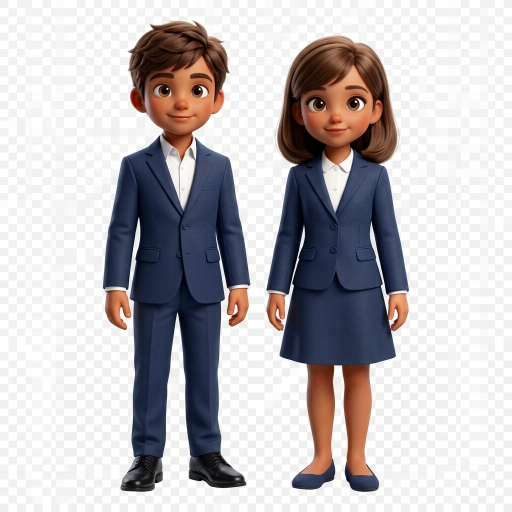
#> input picture art/characters-source.jpeg, 1024 x 1024 px, found by its file name (shown at 1/2 size)
$ python make_characters.py
#> lines starting #> are read from the running program, lines starting #| are printed output that depends on the picture; after the words box and inside, x2 and y2 are one past the last pixel; in counts of white or black regions, pixels touching at a corner belong together
"""Cuts the boy/girl out of art/characters-source.jpeg and recolours ONLY the navy clothes for each costume.
Run:  python tools/make_characters.py   (needs: pip install pillow numpy scipy)"""
import numpy as np
from PIL import Image
from scipy import ndimage as ndi

SRC, OUT, SCALE = "art/characters-source.jpeg", "public/characters", 0.6
a = np.asarray(Image.open(SRC).convert("RGB")).astype(float) / 255
mx, mn = a.max(2), a.min(2)
light = (mx > 0.78) & ((mx - mn) / (mx + 1e-6) < 0.13)       # fake-checkerboard background
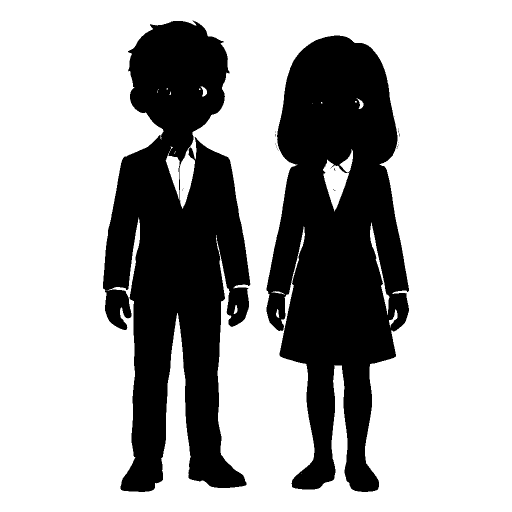
#> light: shape (1024, 1024) bool (shown at 1/2 size); 68% white; 22 black regions (20 under 20 px), largest, box (x1, y1, x2, y2) and area: (206, 41, 501, 984) 168541, (533, 71, 818, 984) 166619
lab, _ = ndi.label(light)
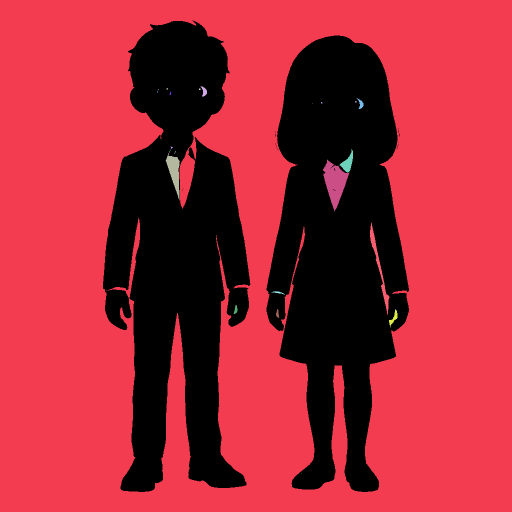
#> lab: shape (1024, 1024) int32 (shown at 1/2 size); 35 distinct labels, from 0 to 34; one colour per label, 0 black
edge = set(np.unique(np.concatenate([lab[0], lab[-1], lab[:, 0], lab[:, -1]]))) - {0}
#> edge = 1 item
fg = ~np.isin(lab, list(edge))                                  # everything not connected to the border
#> fg: shape (1024, 1024) bool; 32.6% white; 20 white regions (18 under 20 px), largest, box (x1, y1, x2, y2) and area: (533, 71, 818, 984) 171494, (206, 41, 501, 984) 170085
fg = ndi.binary_closing(fg, np.ones((3, 3)), iterations=7)      # rescues white cuffs
#> fg: shape (1024, 1024) bool; 33.2% white; 2 white regions, box (x1, y1, x2, y2) and area: (206, 41, 501, 984) 175175, (533, 71, 818, 984) 173241
fg = ndi.binary_fill_holes(fg)
#> fg: shape (1024, 1024) bool; 33.4% white; 2 white regions, box (x1, y1, x2, y2) and area: (206, 41, 501, 984) 176720, (533, 71, 818, 984) 173241
fg = ndi.binary_erosion(ndi.binary_opening(fg, iterations=1), iterations=1)
#> fg: shape (1024, 1024) bool; 32.8% white; 2 white regions, box (x1, y1, x2, y2) and area: (207, 42, 500, 983) 173729, (534, 72, 817, 983) 170608
alpha = ndi.gaussian_filter(fg.astype(float), 0.8)

# (dark colour, light colour) the navy shading is mapped between
OUTFITS = {
    "school": None,
    "labcoat": ((165, 178, 198), (255, 255, 255)),
    "astronaut": ((150, 55, 10), (255, 150, 40)),
    "engineer": ((140, 120, 0), (255, 225, 40)),
    "inventor": ((15, 90, 60), (70, 205, 135)),
    "hero": ((70, 30, 130), (175, 115, 245)),
}
CROPS = {"boy": (152, 0, 518), "girl": (475, 518, 1024)}        # (crop x0, keep-from-x, keep-to-x)
Y0, Y1, W = 30, 995, 400
sheet = Image.new("RGBA", (int(W * SCALE) * 6, int((Y1 - Y0) * SCALE) * 2), (200, 210, 230, 255))
for r, (g, (x0, kx0, kx1)) in enumerate(CROPS.items()):
    keep = np.zeros_like(alpha); keep[:, kx0:kx1] = 1
    al = (alpha * keep)[Y0:Y1, x0:x0 + W]
    rgb = a[Y0:Y1, x0:x0 + W]
    # lighter skin (matches the costume art): shift the average skin colour, keep the shading
    sk = np.clip((rgb.max(2) - 0.45) / 0.15, 0, 1) * ((rgb[..., 0] > rgb[..., 1]) & (rgb[..., 1] > rgb[..., 2]) & (rgb[..., 0] - rgb[..., 2] > 0.10))
    sk = ndi.gaussian_filter(sk, 0.7) * (al > 0.2)
    if sk.sum() > 50:
        mean = (rgb * sk[..., None]).sum((0, 1)) / sk.sum()
        rgb = np.clip(rgb + (np.array([238, 186, 152]) / 255 - mean) * sk[..., None], 0, 1)
    rr, gg, bb = rgb[..., 0], rgb[..., 1], rgb[..., 2]
    w = np.clip((bb - rr - 0.02) / 0.1, 0, 1) * (rgb.max(2) < 0.7)   # how "navy" each pixel is
    lum = np.clip((rgb.max(2) - 0.08) / 0.5, 0, 1)[..., None]
    for c, (o, cols) in enumerate(OUTFITS.items()):
        out = rgb
        if cols:
            d, l = np.array(cols[0]) / 255, np.array(cols[1]) / 255
            out = rgb * (1 - w[..., None]) + (d * (1 - lum) + l * lum) * w[..., None]
        img = Image.fromarray(np.dstack([(out * 255).astype("uint8"), (al * 255).astype("uint8")]), "RGBA")
        img = img.resize((int(W * SCALE), int((Y1 - Y0) * SCALE)), Image.LANCZOS)
        img.save(f"{OUT}/{g}-{o}.png", optimize=True)
        sheet.alpha_composite(img, (c * img.width, r * img.height))
#> this loop made 2 passes
#> mean on passes 1 to 2: [0.735, 0.463, 0.332], [0.713, 0.451, 0.326]
#> pass 1, `rgb = a[Y0:Y1, x0:x0 + W]`:
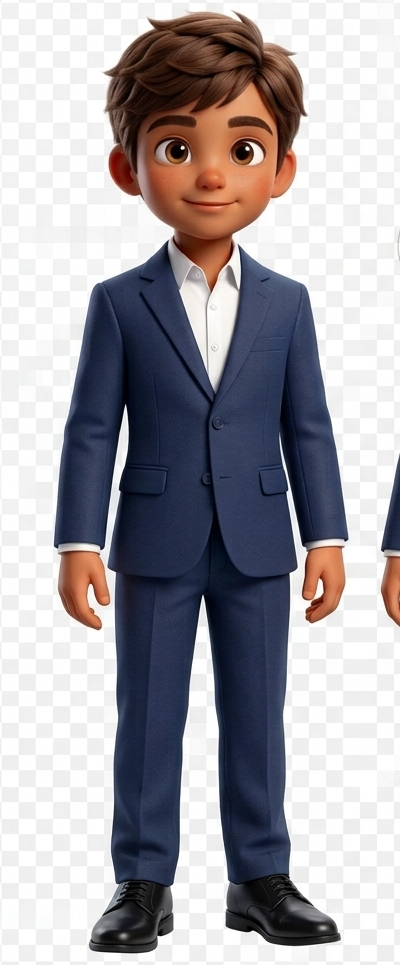
#> rgb: shape (965, 400, 3) float64; mean R, G, B 0.651, 0.639, 0.658
#> after the loop:
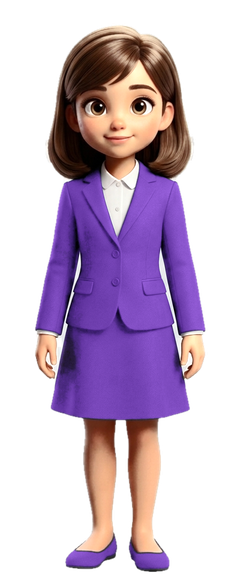
#> img: PIL image 240x579 RGBA; mean R, G, B, A 62.8, 43.8, 64.7, 112.7; transparent parts drawn white
#> after the loop:
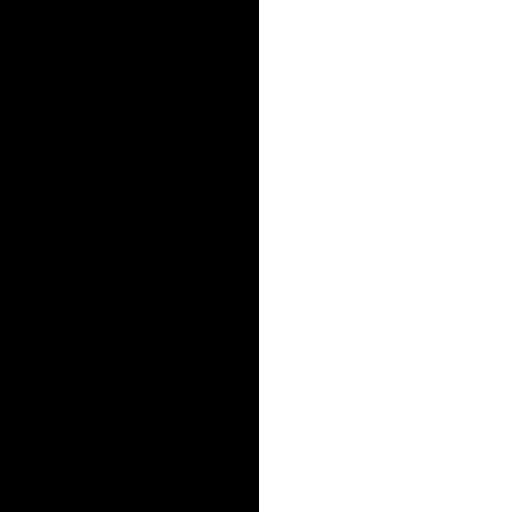
#> keep: shape (1024, 1024) float64 (shown at 1/2 size); values 0 (black) and 1 (white), 49.4% white; 1 white region, box (x1, y1, x2, y2) and area: (518, 0, 1024, 1024) 518144
#> after the loop:
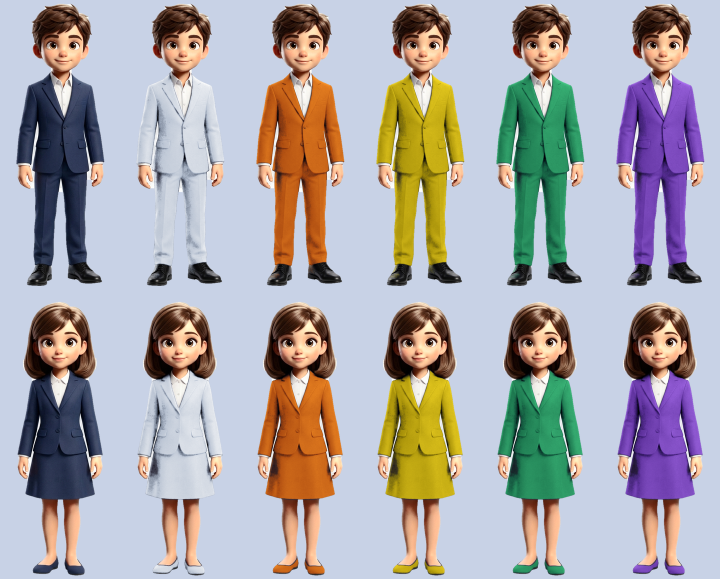
#> sheet: PIL image 1440x1158 RGBA (shown at 1/2 size); mean R, G, B, A 171.7, 168.8, 171.6, 255
#> after the loop:
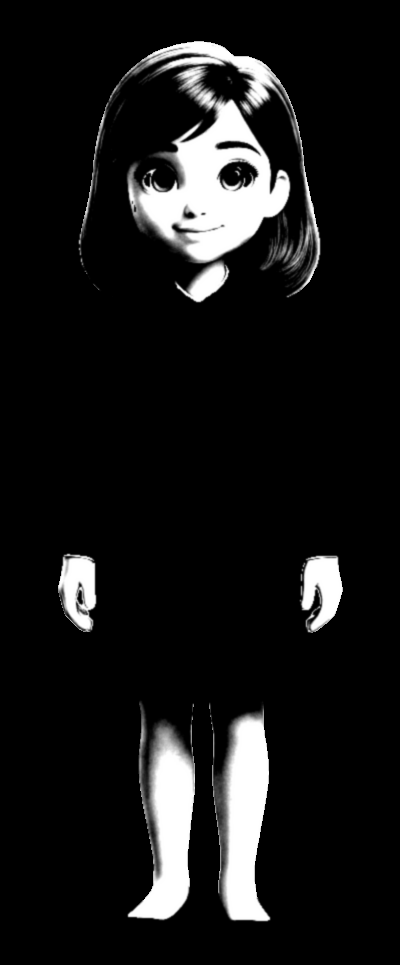
#> sk: shape (965, 400) float64; min 0, max 1, mean 0.0942
sheet.save("/tmp/sheet.png")
